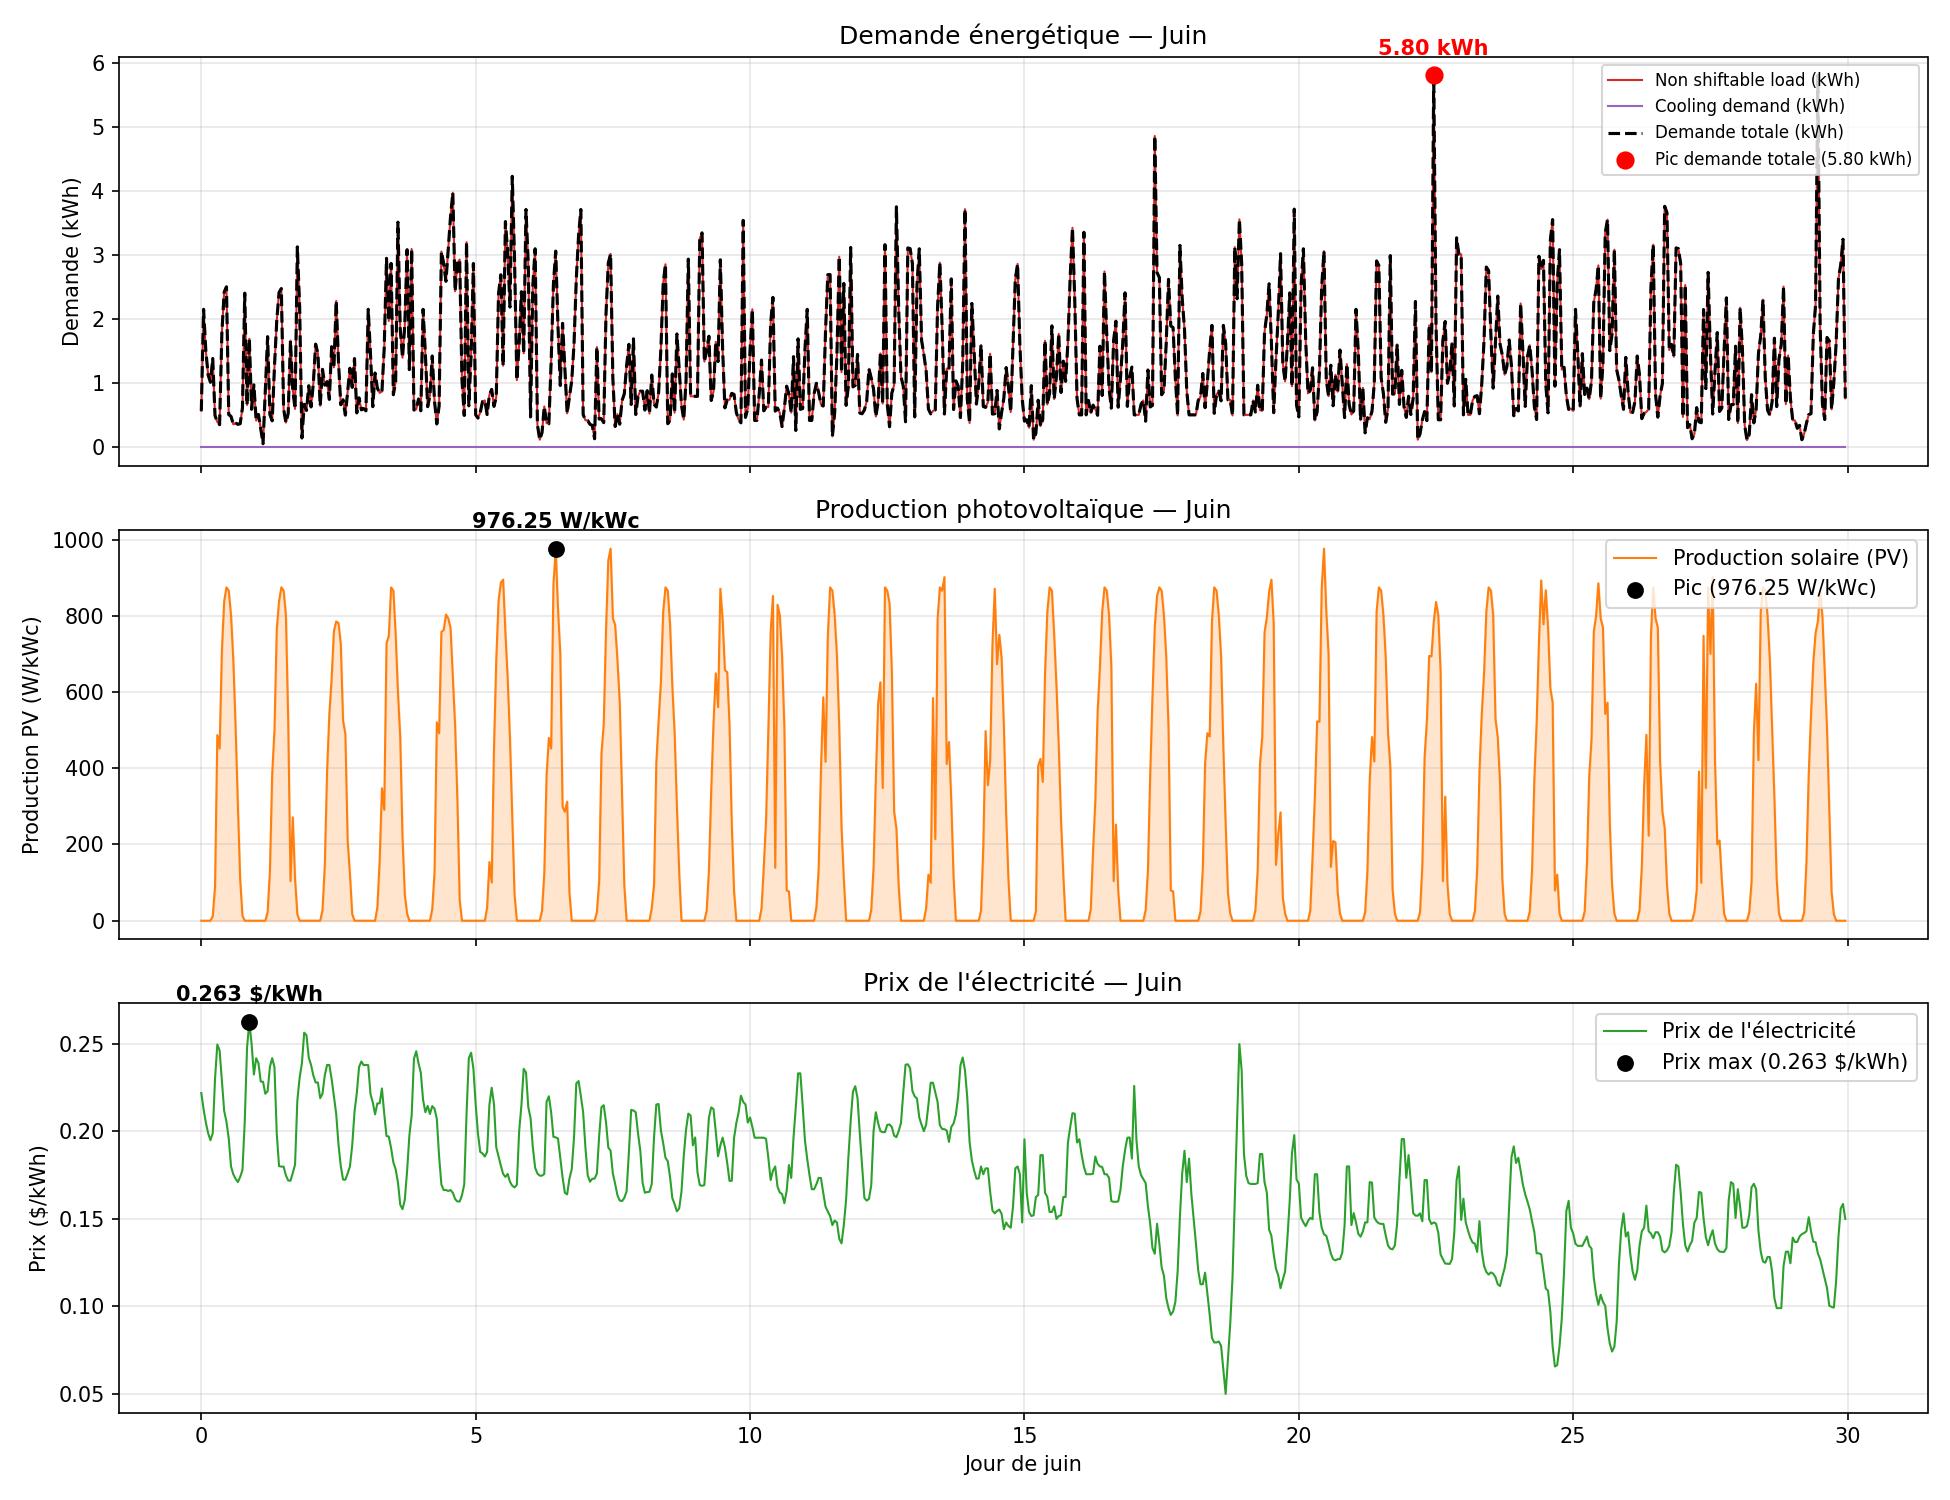

Recreate this plot in Python.
from citylearn.citylearn import CityLearnEnv
import matplotlib
matplotlib.use('TkAgg')
import matplotlib.pyplot as plt
import numpy as np
import os

# ============================================
# 1. Charger le dataset avec EVs
# ============================================
env = CityLearnEnv('citylearn_challenge_2022_phase_all_plus_evs')
building = env.buildings[1]

# ============================================
# 2. Récupérer les données sur 1 an
# ============================================
n_hours = 8760

# Données bâtiment
solar = np.array(building.energy_simulation.solar_generation[:n_hours])
demand = np.array(building.energy_simulation.non_shiftable_load[:n_hours])
cooling = np.array(building.energy_simulation.cooling_demand[:n_hours])
pricing = np.array(building.pricing.electricity_pricing[:n_hours])
month = np.array(building.energy_simulation.month[:n_hours])

# Données EV (depuis le chargeur)
charger = building.electric_vehicle_chargers[0]
print("Attributs disponibles du chargeur :")
print([a for a in dir(charger) if not a.startswith('_')])

# ============================================
# 3. Filtrer uniquement juin (mois 6)
# ============================================
mask_juin = month == 6

solar_juin    = solar[mask_juin]
demand_juin   = demand[mask_juin]
cooling_juin  = cooling[mask_juin]
pricing_juin  = pricing[mask_juin]

n_juin = len(solar_juin)
heures = np.arange(n_juin)
jours  = heures / 24

print(f"\n Données de juin : {n_juin} heures ({n_juin//24} jours)")

# ============================================
# 4. Points remarquables
# ============================================
idx_pic_pv     = np.argmax(solar_juin)
val_pic_pv     = solar_juin[idx_pic_pv]

idx_pic_demand = np.argmax(demand_juin + cooling_juin)
val_pic_demand = (demand_juin + cooling_juin)[idx_pic_demand]

idx_prix_max   = np.argmax(pricing_juin)
val_prix_max   = pricing_juin[idx_prix_max]

print(f"   Pic de demande totale : {val_pic_demand:.2f} kWh → jour {idx_pic_demand//24+1}, heure {idx_pic_demand%24}h")
print(f"   Pic PV               : {val_pic_pv:.2f} W/kWc → jour {idx_pic_pv//24+1}, heure {idx_pic_pv%24}h")
print(f"   Prix max             : {val_prix_max:.3f} $/kWh → jour {idx_prix_max//24+1}, heure {idx_prix_max%24}h")

# ============================================
# 5. Graphiques
# ============================================
fig, axes = plt.subplots(3, 1, figsize=(13, 10), sharex=True)

# --- Plot 1 : Demande totale (non_shiftable + cooling) ---
axes[0].plot(jours, demand_juin, color='#d62728', linewidth=1,
             label='Non shiftable load (kWh)')
axes[0].plot(jours, cooling_juin, color='#9467bd', linewidth=1,
             label='Cooling demand (kWh)')
axes[0].plot(jours, demand_juin + cooling_juin, color='black',
             linewidth=1.5, linestyle='--', label='Demande totale (kWh)')
axes[0].scatter(jours[idx_pic_demand], val_pic_demand, color='red',
                zorder=5, s=60, label=f'Pic demande totale ({val_pic_demand:.2f} kWh)')
axes[0].annotate(f'{val_pic_demand:.2f} kWh',
                  (jours[idx_pic_demand], val_pic_demand),
                  textcoords="offset points", xytext=(0, 10),
                  ha='center', fontweight='bold', color='red')
axes[0].set_ylabel('Demande (kWh)')
axes[0].set_title("Demande énergétique — Juin")
axes[0].legend(loc='upper right', fontsize=8)
axes[0].grid(alpha=0.3)

# --- Plot 2 : Production PV ---
axes[1].plot(jours, solar_juin, color='#ff7f0e', linewidth=1,
             label='Production solaire (PV)')
axes[1].fill_between(jours, solar_juin, color='#ff7f0e', alpha=0.2)
axes[1].scatter(jours[idx_pic_pv], val_pic_pv, color='black',
                zorder=5, s=50, label=f'Pic ({val_pic_pv:.2f} W/kWc)')
axes[1].annotate(f'{val_pic_pv:.2f} W/kWc',
                  (jours[idx_pic_pv], val_pic_pv),
                  textcoords="offset points", xytext=(0, 10),
                  ha='center', fontweight='bold')
axes[1].set_ylabel('Production PV (W/kWc)')
axes[1].set_title("Production photovoltaïque — Juin")
axes[1].legend(loc='upper right')
axes[1].grid(alpha=0.3)

# --- Plot 3 : Prix de l'électricité ---
axes[2].plot(jours, pricing_juin, color='#2ca02c', linewidth=1,
             label="Prix de l'électricité")
axes[2].scatter(jours[idx_prix_max], val_prix_max, color='black',
                zorder=5, s=50,
                label=f'Prix max ({val_prix_max:.3f} $/kWh)')
axes[2].annotate(f'{val_prix_max:.3f} $/kWh',
                  (jours[idx_prix_max], val_prix_max),
                  textcoords="offset points", xytext=(0, 10),
                  ha='center', fontweight='bold')
axes[2].set_ylabel('Prix ($/kWh)')
axes[2].set_xlabel("Jour de juin")
axes[2].set_title("Prix de l'électricité — Juin")
axes[2].legend(loc='upper right')
axes[2].grid(alpha=0.3)

plt.tight_layout()

chemin = os.path.join(os.getcwd(), "analyse_juin_ev.png")
plt.savefig(chemin, dpi=150)
print(f"\n Graphique enregistré : {chemin}")

plt.show(block=True)
